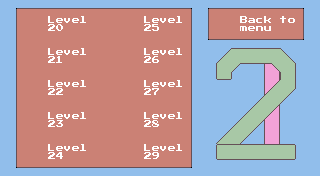

A 2D game scene composited from a Tiled map and its tileset images. What follows is a short description and the map's XML, with each tile layer's data collapsed to a summary:
An orthogonal 40x22 tile map with 8x8 px tiles, 3 tile layers (background, words, deco), 3 tilesets and 11 objects.

<map version="1.10" tiledversion="1.10.2" orientation="orthogonal" renderorder="right-down" width="40" height="22" tilewidth="8" tileheight="8" infinite="0" nextlayerid="5" nextobjectid="16">
 <tileset firstgid="1" source="../purple.tsx" />
 <tileset firstgid="257" source="../8bitfont.tsx" />
 <tileset firstgid="401" source="../pastel.tsx" />
 <layer id="1" name="background" width="40" height="22">
  <data>[880 cells, 879 non-empty, 12 distinct tile ids]</data>
 </layer>
 <layer id="3" name="words" width="40" height="22">
  <data>[880 cells, 159 non-empty, 36 distinct tile ids]</data>
 </layer>
 <layer id="4" name="deco" width="40" height="22">
  <data>[880 cells, 0 non-empty, 0 distinct tile ids]</data>
 </layer>
 <objectgroup id="2" name="Object Layer 1">
  <object id="3" x="24" y="16" width="16" height="16">
   <properties>
    <property name="action" value="level:assets/levels/MAIN/W3/20.tmx" />
    <property name="uibutton" type="bool" value="true" />
   </properties>
  </object>
  <object id="4" x="24" y="48" width="16" height="16">
   <properties>
    <property name="action" value="level:assets/levels/MAIN/W3/21.tmx" />
    <property name="uibutton" type="bool" value="true" />
   </properties>
  </object>
  <object id="5" x="24" y="80" width="16" height="16">
   <properties>
    <property name="action" value="level:assets/levels/MAIN/W3/22.tmx" />
    <property name="uibutton" type="bool" value="true" />
   </properties>
  </object>
  <object id="6" x="24" y="112" width="16" height="16">
   <properties>
    <property name="action" value="level:assets/levels/MAIN/W3/23.tmx" />
    <property name="uibutton" type="bool" value="true" />
   </properties>
  </object>
  <object id="7" x="24" y="144" width="16" height="16">
   <properties>
    <property name="action" value="level:assets/levels/MAIN/W3/24.tmx" />
    <property name="uibutton" type="bool" value="true" />
   </properties>
  </object>
  <object id="9" x="120" y="16" width="16" height="16">
   <properties>
    <property name="action" value="level:assets/levels/MAIN/W3/25.tmx" />
    <property name="uibutton" type="bool" value="true" />
   </properties>
  </object>
  <object id="10" x="120" y="48" width="16" height="16">
   <properties>
    <property name="action" value="level:assets/levels/MAIN/W3/26.tmx" />
    <property name="uibutton" type="bool" value="true" />
   </properties>
  </object>
  <object id="11" x="120" y="80" width="16" height="16">
   <properties>
    <property name="action" value="level:assets/levels/MAIN/W3/27.tmx" />
    <property name="uibutton" type="bool" value="true" />
   </properties>
  </object>
  <object id="12" x="120" y="112" width="16" height="16">
   <properties>
    <property name="action" value="level:assets/levels/MAIN/W3/28.tmx" />
    <property name="uibutton" type="bool" value="true" />
   </properties>
  </object>
  <object id="13" x="120" y="144" width="16" height="16">
   <properties>
    <property name="action" value="level:assets/levels/MAIN/W3/29.tmx" />
    <property name="uibutton" type="bool" value="true" />
   </properties>
  </object>
  <object id="15" x="216" y="16" width="16" height="16">
   <properties>
    <property name="action" value="menu:assets/menus/select.tmx" />
    <property name="uibutton" type="bool" value="true" />
   </properties>
  </object>
 </objectgroup>
</map>
